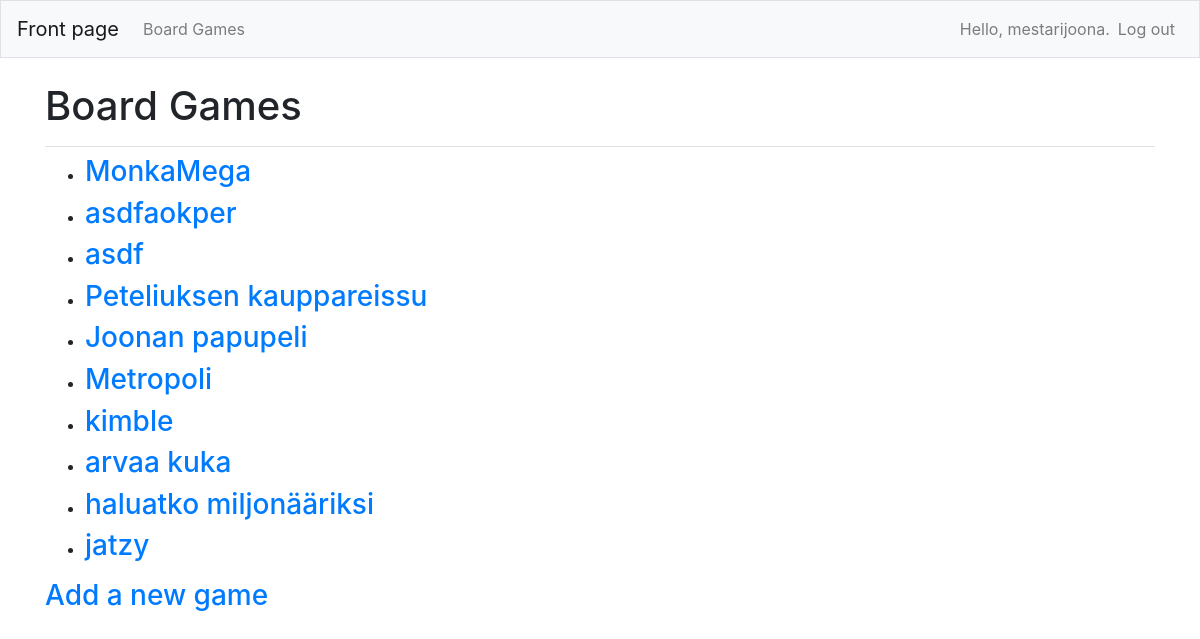
The app's page /games/ (signed in) with its own data.
### board_game/models.py (models this page shows)
class Game(models.Model):
    name = models.CharField(max_length=200)
    maker = models.CharField(max_length=20)
    year_published = models.IntegerField()
    description = models.CharField(max_length=200)
    """Adding date added and date modified fields that are automatic"""
    date_added = models.DateTimeField(auto_now_add=True)
    date_modified = models.DateTimeField(auto_now=True)
    owner = models.ForeignKey(User, on_delete=models.CASCADE)
    def __str__(self):
        return self.name

### board_game/views.py (the view)
# urls.py: path('games/', views.games, name='games'),
@login_required
def games(request):
    games = Game.objects.order_by('date_added')
    context = {'games': games}
    return render(request, 'board_game/games.html', context)

### board_game/templates/board_game/games.html
{% extends "board_game/base.html" %}
{% block page_header %}
    <h1>Board Games</h1>
{% endblock page_header %}
    {% block content %}
        <ul>
            {% for game in games %}
                <li><h3>
                    <a href="{% url 'board_game:game' game.id %}">{{ game }}</a>
                </h3></li>
            {% empty %}
                <li><h3>No Board games have been added yet.</h3></li>
            {% endfor %}
        </ul>
    <h3><a href="{% url 'board_game:new_game' %}">Add a new game</a></h3>
{% endblock content %}

### board_game/templates/board_game/base.html (shortened to what this page needs)
{% load bootstrap4 %}
<!doctype html>
<html lang="en">
<head>
    {% bootstrap_css %}
</head>
<body>
    <nav class="navbar navbar-expand-md navbar-light bg-light mb-4 border">
        <a class="navbar-brand" href="{% url 'board_game:index'%}">Front page</a>
        <div class="collapse navbar-collapse" id="navbarCollapse">
            <ul class="navbar-nav mr-auto">
                <li class="nav-item">
                <a class="nav-link" href="{% url 'board_game:games'%}">Board Games</a></li>
            </ul>
            <ul class="navbar-nav ml-auto">
                {% if user.is_authenticated %}
                    <li class="nav-item">
                        <span class="navbar-text">Hello, {{ user.username }}.</span>
                    </li>
                    <li class="nav-item">
                        <a class="nav-link" href="{% url 'users:logout' %}">Log out</a>
                    </li>
                {% endif %}
            </ul>
        </div>
    </nav>
    <main role="main" class="container">
        <div class="pb-2 mb-2 border-bottom">
            {% block page_header %}{% endblock page_header %}
        </div>
        <div>
            {% block content %}{% endblock content %}
        </div>
    </main>
</body>
</html>

### records on screen
Game: name "MonkaMega"
Game: name "asdfaokper"
Game: name "asdf"
Game: name "Peteliuksen kauppareissu"
Game: name "Joonan papupeli"
Game: name "Metropoli"
Game: name "kimble"
Game: name "arvaa kuka"
Game: name "haluatko miljonääriksi"
Game: name "jatzy"

### other values on screen
{{ user.username }} "mestarijoona"
